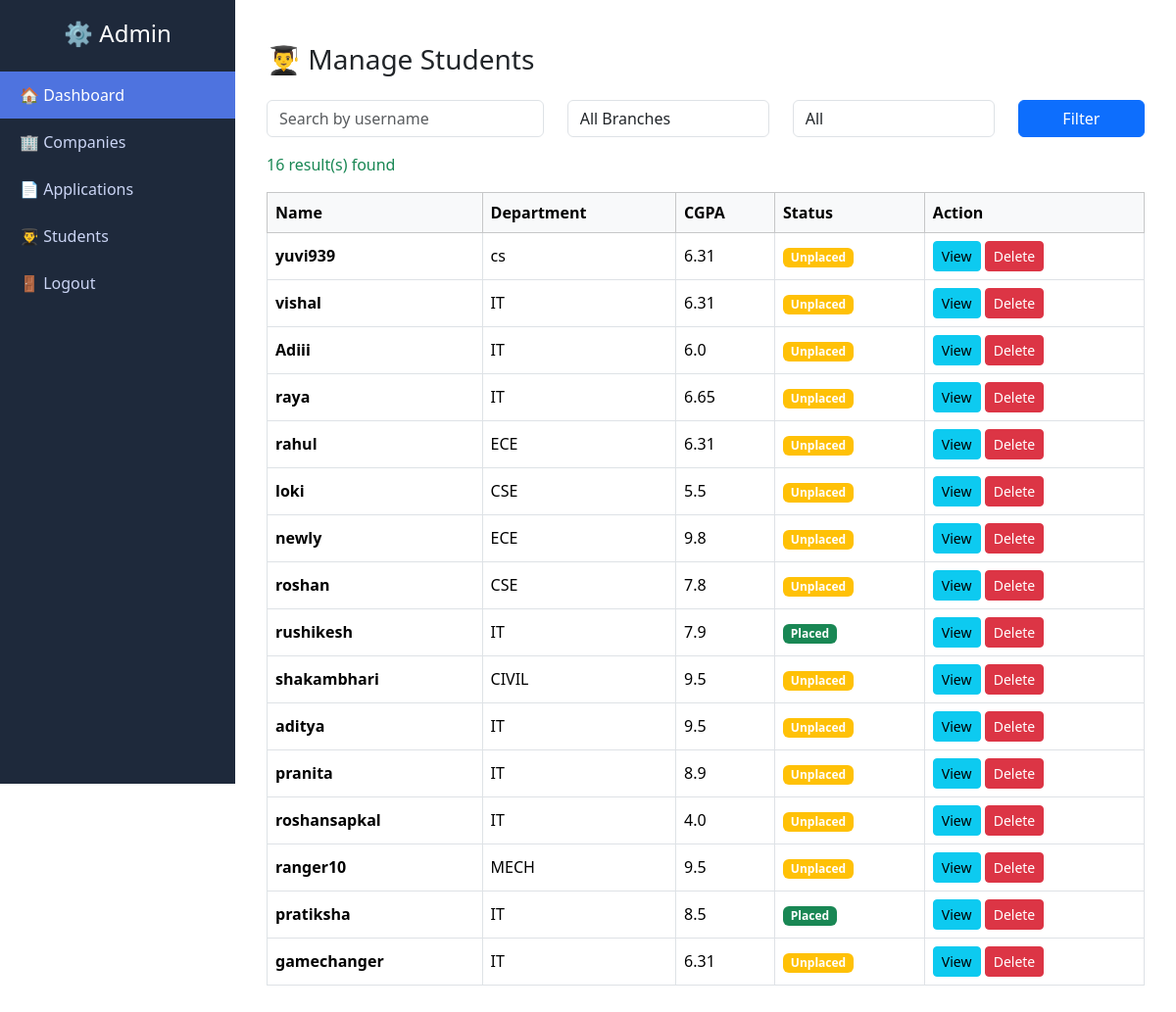
The app's page /manage_students/ (signed in) with its own data.
### core/models.py (models this page shows, shortened)
class Student(models.Model):
    user = models.OneToOneField(User,on_delete=models.CASCADE)
    phone = models.CharField(max_length=15)
    branch = models.CharField(max_length=100,choices=BRANCH_CHOICES)
    tenth_percentage = models.FloatField()
    tweleve_percentage = models.FloatField()
    cgpa = models.FloatField()
    resume = models.FileField(upload_to='resumes/',null=True,blank=True)

### core/views.py (the view)
# urls.py: path('manage_students/',views.manage_students,name='manage_students'),
@login_required
def manage_students(request):
    if not request.user.is_superuser:
        return redirect('home')
    students = Student.objects.select_related('user').all()
    query = request.GET.get('q')
    if query:
        students = students.filter(user__username__icontains=query)
    branch = request.GET.get('branch')
    if branch:
        students = students.filter(branch=branch)
    status = request.GET.get('status')
    if status == "placed":
        students = students.filter(application__status__iexact='Selected').distinct()
    elif status == "unplaced":
        students = students.exclude(application__status__iexact='Selected')
    for student in students:
        student.is_placed = application.objects.filter(
            student=student,
            status__iexact='Selected'
        ).exists()
    return render(request, 'manage_students.html', {
        'students': students
    })

### core/templates/manage_students.html (shortened to what this page needs)
{% extends 'admin_base.html' %}
{% block content %}
<div class="container mt-4">
    <h3 class="mb-4">👨‍🎓 Manage Students</h3>
    <form method="GET" class="row mb-3">
        <div class="col-md-4">
            <input type="text" name="q" class="form-control"
       value="{{ request.GET.q }}"
                   placeholder="Search by username">
        </div>
        <div class="col-md-3">
            <select name="branch" class="form-control">
                <option value="">All Branches</option>
            </select>
        </div>
        <div class="col-md-3">
            <select name="status" class="form-control">
                <option value="">All</option>
            </select>
        </div>
        <div class="col-md-2">
            <button class="btn btn-primary w-100">Filter</button>
        </div>
    </form>
    {% if students %}
<p class="text-success">
    {{ students|length }} result(s) found
</p>
{% else %}
<p class="text-danger">
    No students match your filters
</p>
{% endif %}
    <div class="table-responsive">
        <table class="table table-bordered table-hover align-middle">
            <thead class="table-light">
                <tr>
                    <th>Name</th>
                    <th>Department</th>
                    <th>CGPA</th>
                    <th>Status</th>
                    <th>Action</th>
                </tr>
            </thead>
            <tbody>
            {% for student in students %}
            <tr>
                <td>
                    <strong>{{ student.user.username }}</strong>
                </td>
                <td>{{ student.branch }}</td>
                <td>{{ student.cgpa }}</td>
                <td>
                    {% if student.is_placed%}
                        <span class="badge bg-success">Placed</span>
                    {% else %}
                        <span class="badge bg-warning">Unplaced</span>
                    {% endif %}
                </td>
                <td>
                    <a href="#" class="btn btn-sm btn-info">
                        View
                    </a>
                    <a href=""
                       class="btn btn-sm btn-danger">
                        Delete
                    </a>
                </td>
            </tr>
            {% empty %}
            <tr>
                <td colspan="5" class="text-center text-muted">
                    No students found
                </td>
            </tr>
            {% endfor %}
            </tbody>
        </table>
    </div>
</div>
{% endblock %}

### core/templates/admin_base.html (style rules this page uses)
body { overflow-x: hidden; }

### records on screen
Student: user.username "yuvi939", branch "cs", cgpa "6.31", shows "Unplaced"
Student: user.username "vishal", branch "IT", cgpa "6.31", shows "Unplaced"
Student: user.username "Adiii", branch "IT", cgpa "6.0", shows "Unplaced"
Student: user.username "raya", branch "IT", cgpa "6.65", shows "Unplaced"
Student: user.username "rahul", branch "ECE", cgpa "6.31", shows "Unplaced"
Student: user.username "loki", branch "CSE", cgpa "5.5", shows "Unplaced"
Student: user.username "newly", branch "ECE", cgpa "9.8", shows "Unplaced"
Student: user.username "roshan", branch "CSE", cgpa "7.8", shows "Unplaced"
Student: user.username "rushikesh", branch "IT", cgpa "7.9", shows "Placed"
Student: user.username "shakambhari", branch "CIVIL", cgpa "9.5", shows "Unplaced"
Student: user.username "aditya", branch "IT", cgpa "9.5", shows "Unplaced"
Student: user.username "pranita", branch "IT", cgpa "8.9", shows "Unplaced"
Student: user.username "roshansapkal", branch "IT", cgpa "4.0", shows "Unplaced"
Student: user.username "ranger10", branch "MECH", cgpa "9.5", shows "Unplaced"
Student: user.username "pratiksha", branch "IT", cgpa "8.5", shows "Placed"
Student: user.username "gamechanger", branch "IT", cgpa "6.31", shows "Unplaced"

### other values on screen
{{ students|length }} "16"
